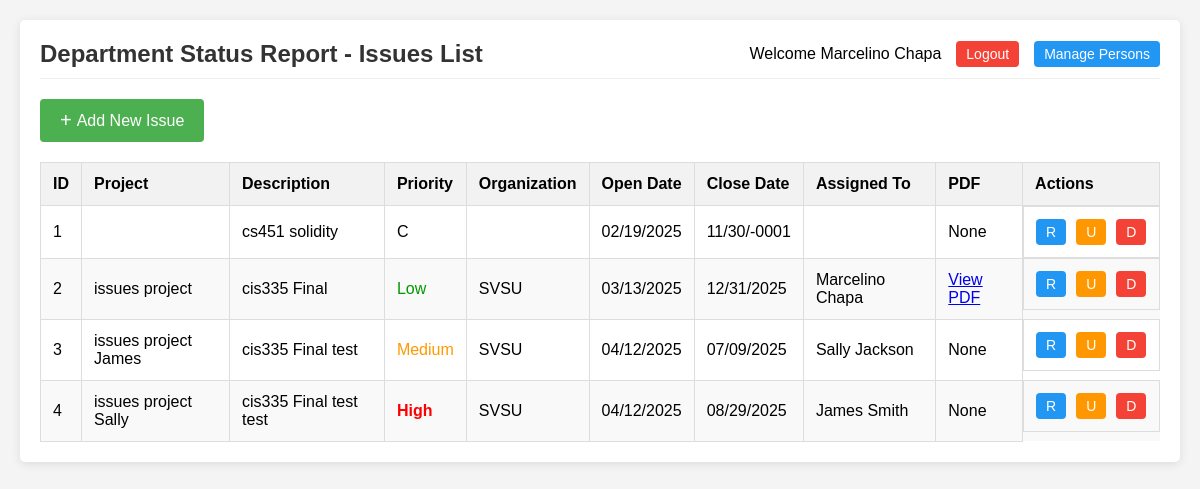
/issues_list.php (signed in), run on the app's committed database.
### tables this page shows
CREATE TABLE `iss_iss` (
  `id` int(11) NOT NULL,
  `short_description` varchar(255) NOT NULL,
  `long_description` text NOT NULL,
  `open_date` date NOT NULL,
  `close_date` date NOT NULL,
  `priority` varchar(255) NOT NULL,
  `org` varchar(255) NOT NULL,
  `project` varchar(255) NOT NULL,
  `per_id` int(11) NOT NULL,
  `pdf_attachment` varchar(255) DEFAULT NULL,
  `creator_id` int(11) NOT NULL
);

### issues_list.php (the view, shortened to what this page needs)
<?php
$pdo = Database::connect();
$current_user_id = isset($_SESSION['user_id']) ? $_SESSION['user_id'] : 0;
$isAdmin = false;
try {
    $stmt = $pdo->prepare("SELECT admin FROM iss_per WHERE id = :user_id");
    $stmt->bindParam(':user_id', $current_user_id, PDO::PARAM_INT);
    $stmt->execute();
    $userData = $stmt->fetch(PDO::FETCH_ASSOC);
    $isAdmin = $userData && isset($userData['admin']) && $userData['admin'] === 'Y';
} catch (PDOException $e) {;
    $error = "Database error " . $e->getMessage();
}
try {
    $stmt = $pdo->prepare("
        SELECT i.id, i.short_description, i.long_description, i.open_date,
               i.close_date, i.priority, i.org, i.project, i.per_id, i.pdf_attachment,
               i.creator_id,
               CONCAT(p.fname, ' ', p.lname) as assigned_to,
               CONCAT(c.fname, ' ', c.lname) as created_by
        FROM iss_iss i
        LEFT JOIN iss_per p ON i.per_id = p.id
        LEFT JOIN iss_per c ON i.creator_id = c.id
        ORDER BY i.project, i.priority, i.open_date
    ");
    $stmt->execute();
    $issues = $stmt->fetchAll(PDO::FETCH_ASSOC);
} catch (PDOException $e) {
    $error = "Database error " . $e->getMessage();
}
function formatDate($date) {
    return $date ? date('m/d/Y', strtotime($date)) : '';
}
function formatDateForInput($date) {
    return $date ? date('Y-m-d', strtotime($date)) : '';
}
$userName = isset($_SESSION['user_name']) ? $_SESSION['user_name'] : 'User';
?>
<!DOCTYPE html>
<html lang="en">
<head>
</head>
<body>
    <div class="container">
        <div class="header">
            <h2>Department Status Report - Issues List</h2>
            <div class="user-info">
                Welcome <?php echo htmlspecialchars($userName) ?>
                <a href="logout.php" class="logout-btn">Logout</a>
                <a href="persons_list.php" class="persons-btn">Manage Persons</a>
            </div>
        </div>
        <button id="openAddModal" class="add-btn">
            <span class="add-icon">+</span> Add New Issue
        </button>
        <?php if (empty($issues)): ?>
            <div class="no-issues">No issues found in the system</div>
        <?php else: ?>
            <table>
                <thead>
                    <tr>
                        <th>ID</th>
                        <th>Project</th>
                        <th>Description</th>
                        <th>Priority</th>
                        <th>Organization</th>
                        <th>Open Date</th>
                        <th>Close Date</th>
                        <th>Assigned To</th>
                        <th>PDF</th>
                        <th>Actions</th>
                    </tr>
                </thead>
                <tbody>
                    <?php foreach ($issues as $issue): ?>
                        <tr>
                            <td><?php echo htmlspecialchars($issue['id']) ?></td>
                            <td><?php echo htmlspecialchars($issue['project']) ?></td>
                            <td><?php echo htmlspecialchars($issue['short_description']) ?></td>
                            <td class="priority-<?php echo strtolower(htmlspecialchars($issue['priority'])) ?>">
                                <?php echo htmlspecialchars($issue['priority']) ?>
                            </td>
                            <td><?php echo htmlspecialchars($issue['org']) ?></td>
                            <td><?php echo formatDate($issue['open_date']) ?></td>
                            <td><?php echo formatDate($issue['close_date']) ?></td>
                            <td><?php echo htmlspecialchars($issue['assigned_to']) ?></td>
                            <td>
                                <?php
                                if (!empty($issue['pdf_attachment'])) {
                                    echo "<a href='" . htmlspecialchars($issue['pdf_attachment']) . "' target='_blank'>View PDF</a>";
                                } else {
                                    echo "None";
                                }
                                ?>
                            </td>
                            <td class="actions">
    <button class="action-btn read-btn"
        data-id="<?php echo $issue['id'] ?>"
        data-shortdesc="<?php echo htmlspecialchars($issue['short_description']) ?>"
        data-longdesc="<?php echo htmlspecialchars($issue['long_description']) ?>"
        data-priority="<?php echo htmlspecialchars($issue['priority']) ?>"
        data-org="<?php echo htmlspecialchars($issue['org']) ?>"
        data-project="<?php echo htmlspecialchars($issue['project']) ?>"
        data-perid="<?php echo htmlspecialchars($issue['per_id']) ?>"
        data-opendate="<?php echo formatDateForInput($issue['open_date']) ?>"
        data-closedate="<?php echo formatDateForInput($issue['close_date']) ?>"
        data-assignedto="<?php echo htmlspecialchars($issue['assigned_to']) ?>"
        data-pdfpath="<?php echo htmlspecialchars($issue['pdf_attachment']) ?>">R</button>
        <?php if ($isAdmin || $issue['creator_id'] == $current_user_id): ?>
        <button class="action-btn update-btn"
            data-id="<?php echo $issue['id'] ?>"
            data-shortdesc="<?php echo htmlspecialchars($issue['short_description']) ?>"
            data-longdesc="<?php echo htmlspecialchars($issue['long_description']) ?>"
            data-priority="<?php echo htmlspecialchars($issue['priority']) ?>"
            data-org="<?php echo htmlspecialchars($issue['org']) ?>"
            data-project="<?php echo htmlspecialchars($issue['project']) ?>"
            data-perid="<?php echo htmlspecialchars($issue['per_id']) ?>"
            data-opendate="<?php echo formatDateForInput($issue['open_date']) ?>"
            data-closedate="<?php echo formatDateForInput($issue['close_date']) ?>"
            data-assignedto="<?php echo htmlspecialchars($issue['assigned_to']) ?>"
            data-pdfpath="<?php echo htmlspecialchars($issue['pdf_attachment']) ?>">U</button>
        <button class="action-btn delete-btn"
            data-id="<?php echo $issue['id'] ?>"
            data-shortdesc="<?php echo htmlspecialchars($issue['short_description']) ?>"
            data-project="<?php echo htmlspecialchars($issue['project']) ?>">D</button>
        <?php else: ?>
        <span class="not-permitted" title="You can only modify issues you created">-</span>
        <?php endif ?>
        </td>
                        </tr>
                    <?php endforeach ?>
                </tbody>
            </table>
        <?php endif ?>
    </div>
</body>
</html>

### issues_list.php (style rules this page uses)
body { font-family: Arial, sans-serif; background-color: #f4f4f4; margin: 0; padding: 20px; }
.container { max-width: 1200px; margin: 0 auto; background-color: white; border-radius: 5px; box-shadow: 0 2px 10px rgba(0, 0, 0, 0.1); padding: 20px; }
.header { display: flex; justify-content: space-between; align-items: center; margin-bottom: 20px; padding-bottom: 10px; border-bottom: 1px solid #eee; }
.header h2 { margin: 0; color: #333; }
.user-info { display: flex; align-items: center; }
.logout-btn { margin-left: 15px; padding: 5px 10px; background-color: #f44336; color: white; border: none; border-radius: 4px; cursor: pointer; text-decoration: none; font-size: 14px; }
.add-btn { padding: 10px 20px; background-color: #4CAF50; color: white; border: none; border-radius: 4px; cursor: pointer; font-size: 16px; display: flex; align-items: center; }
.add-icon { font-size: 20px; margin-right: 5px; }
table { width: 100%; border-collapse: collapse; margin-top: 20px; }
th, td { border: 1px solid #ddd; padding: 12px; text-align: left; }
th { background-color: #f2f2f2; font-weight: bold; }
tr:nth-child(even) { background-color: #f9f9f9; }
.priority-high { color: #ff0000; font-weight: bold; }
.priority-medium { color: #ff9900; }
.priority-low { color: #009900; }
.actions { display: flex; gap: 10px; }
.action-btn { padding: 5px 10px; border: none; border-radius: 4px; cursor: pointer; color: white; text-decoration: none; font-size: 14px; }
.read-btn { background-color: #2196F3; }
.update-btn { background-color: #ff9800; }
.delete-btn { background-color: #f44336; }
.persons-btn { margin-left: 15px; padding: 5px 10px; background-color: #2196F3; color: white; border: none; border-radius: 4px; cursor: pointer; text-decoration: none; font-size: 14px; }

### data on the page
iss_iss: id "1", short_description "cs451 solidity", priority "C", open_date "02/19/2025", close_date "11/30/-0001", shows "None"
iss_iss: id "2", project "issues project", short_description "cis335 Final", priority "Low", org "SVSU", open_date "03/13/2025", close_date "12/31/2025", assigned_to "Marcelino Chapa"
iss_iss: id "3", project "issues project James", short_description "cis335 Final test", priority "Medium", org "SVSU", open_date "04/12/2025", close_date "07/09/2025", assigned_to "Sally Jackson", shows "None"
iss_iss: id "4", project "issues project Sally", short_description "cis335 Final test test", priority "High", org "SVSU", open_date "04/12/2025", close_date "08/29/2025", assigned_to "James Smith", shows "None"

### other printed values
$userName "Marcelino Chapa"
